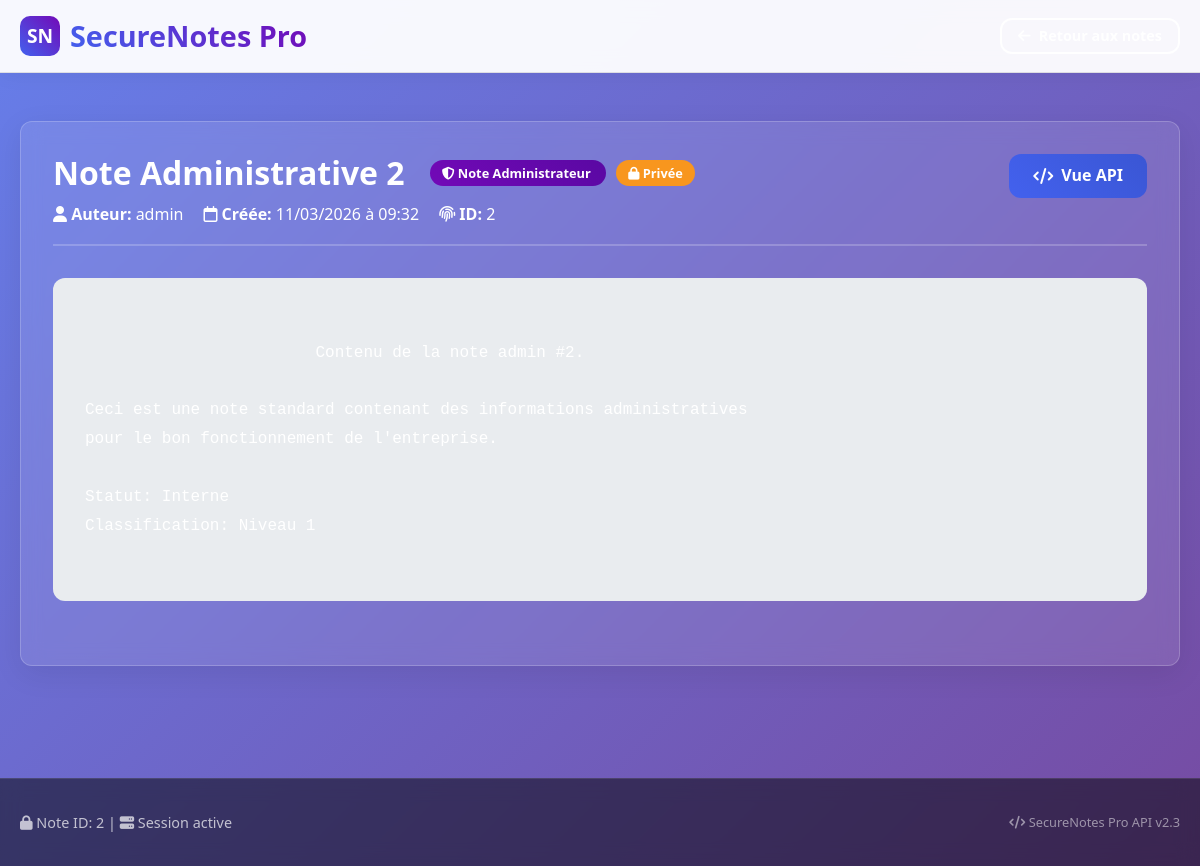
/note/2 (signed in), run on the app's committed database.
### app.py (models this page shows)
class Note(db.Model):
    id = db.Column(db.Integer, primary_key=True)
    title = db.Column(db.String(100), nullable=False)
    content = db.Column(db.Text, nullable=False)
    created_at = db.Column(db.DateTime, default=datetime.utcnow)
    user_id = db.Column(db.Integer, db.ForeignKey('user.id'), nullable=False)
    is_private = db.Column(db.Boolean, default=True)

class User(db.Model):
    id = db.Column(db.Integer, primary_key=True)
    username = db.Column(db.String(80), unique=True, nullable=False)
    password_hash = db.Column(db.String(200), nullable=False)
    is_admin = db.Column(db.Boolean, default=False)
    notes = db.relationship('Note', backref='author', lazy=True)

### app.py (the view)
@app.route('/note/<int:note_id>')
def view_note(note_id):
    if 'user_id' not in session:
        return redirect(url_for('login'))
    note = Note.query.get(note_id)
    if not note:
        return render_template('note.html', error="Note introuvable")
    safe_content = sanitize_content(note.content, session['user_id'], note.user_id)
    return render_template('note.html',
                         note={
                             'id': note.id,
                             'title': note.title,
                             'content': safe_content,
                             'created_at': note.created_at,
                             'is_private': note.is_private,
                             'author': note.author
                         })

### app.py (called while the page is built)
def sanitize_content(content, user_id, note_author_id):
    if FLAG in content:
        replacement = '[INFORMATION SENSIBLE - ACCÈS RESTREINT]'
        if note_author_id == 1:  # Si c'est une note admin
            replacement = '[CONTENU CONFIDENTIEL ADMIN - VISIBLE UNIQUEMENT VIA API AUTORISÉE]'
        content = content.replace(FLAG, replacement)
    fake_flags = [
        'FAKE{f4ke_fl4g_123}',
        'FAKE{0ld_p@ssw0rd}',
        'FAKE{exp1red_t0ken_456}'
    ]
    for fake_flag in fake_flags:
        if fake_flag in content:
            content = content.replace(fake_flag, '[ANCIENNE INFORMATION MASQUÉE]')
    return content

### templates/note.html (shortened to what this page needs)
<!DOCTYPE html>
<html lang="fr">
<head>
    <link rel="stylesheet" href="{{ url_for('static', filename='static.css') }}">
    <link rel="stylesheet" href="https://cdnjs.cloudflare.com/ajax/libs/font-awesome/6.4.0/css/all.min.css">
</head>
<body>
    <nav class="navbar">
        <div class="container">
            <div class="nav-brand">
                <a href="/notes" style="display: flex; align-items: center; gap: 10px; text-decoration: none;">
                    <div class="logo">SN</div>
                    <h1 style="margin: 0;">SecureNotes Pro</h1>
                </a>
            </div>
            <div class="nav-user">
                <a href="/notes" class="btn btn-outline btn-sm">
                    <i class="fas fa-arrow-left"></i> Retour aux notes
                </a>
            </div>
        </div>
    </nav>
    <main style="padding: 3rem 0;">
        <div class="container">
            {% if error %}
            <div class="alert alert-danger">
                <i class="fas fa-exclamation-triangle"></i> {{ error }}
            </div>
            {% else %}
            <div class="card fade-in">
                <div class="card-header">
                    <div style="flex: 1;">
                        <div style="display: flex; align-items: center; gap: 15px; margin-bottom: 10px;">
                            <h2 style="margin: 0;">{{ note.title }}</h2>
                            <div>
                                {% if note.author.username == 'admin' %}
                                <span class="note-badge badge-admin">
                                    <i class="fas fa-shield-alt"></i> Note Administrateur
                                </span>
                                {% endif %}
                                <span class="note-badge {% if note.is_private %}badge-private{% else %}badge-public{% endif %}">
                                    {% if note.is_private %}
                                    <i class="fas fa-lock"></i> Privée
                                    {% else %}
                                    <i class="fas fa-globe"></i> Publique
                                    {% endif %}
                                </span>
                            </div>
                        </div>
                        <div style="display: flex; align-items: center; gap: 20px; color: var(--gray);">
                            <div>
                                <i class="fas fa-user"></i>
                                <strong>Auteur:</strong> {{ note.author.username }}
                            </div>
                            <div>
                                <i class="far fa-calendar"></i>
                                <strong>Créée:</strong> {{ note.created_at.strftime('%d/%m/%Y à %H:%M') }}
                            </div>
                            <div>
                                <i class="fas fa-fingerprint"></i>
                                <strong>ID:</strong> {{ note.id }}
                            </div>
                        </div>
                    </div>
                    <div>
                        <a href="/api/note/{{ note.id }}" target="_blank" class="btn btn-primary">
                            <i class="fas fa-code"></i> Vue API
                        </a>
                    </div>
                </div>
                <div style="padding: 2rem; background: var(--light-gray); border-radius: var(--border-radius); margin: 2rem 0;">
                    <div style="white-space: pre-wrap; font-family: 'Monaco', 'Courier New', monospace; line-height: 1.8;">
                        {{ note.content }}
                    </div>
                </div>
            </div>
            {% endif %}
        </div>
    </main>
    <footer class="footer">
        <div class="container">
            <div class="footer-content">
                <div>
                    <p style="color: rgba(255, 255, 255, 0.7); font-size: 0.9rem;">
                        <i class="fas fa-lock"></i> Note ID: {{ note.id if note else 'N/A' }} |
                        <i class="fas fa-server"></i> Session active
                    </p>
                </div>
                <div style="color: rgba(255, 255, 255, 0.5); font-size: 0.8rem;">
                    <i class="fas fa-code"></i> SecureNotes Pro API v2.3
                </div>
            </div>
        </div>
    </footer>
</body>
</html>

### static/static.css (style rules this page uses)
* { margin: 0; padding: 0; box-sizing: border-box; }
:root { --primary: #4361ee; --primary-dark: #3a56d4; --secondary: #7209b7; --success: #4cc9f0; --danger: #f72585; --warning: #f8961e; --light: #f8f9fa; --dark: #212529; --gray: #6c757d; --light-gray: #e9ecef; --border-radius: 12px; --box-shadow: 0 8px 30px rgba(0, 0, 0, 0.08); --box-shadow-hover: 0 15px 40px rgba(0, 0, 0, 0.12); --transition: all 0.3s ease; }
body { font-family: 'Segoe UI', system-ui, -apple-system, sans-serif; background: linear-gradient(135deg, #667eea 0%, #764ba2 100%); min-height: 100vh; color: white; line-height: 1.6; }
h1, h2, h3, h4 { font-weight: 700; line-height: 1.2; margin-bottom: 1rem; }
h1 { font-size: 2.5rem; background: linear-gradient(45deg, var(--primary), var(--secondary)); -webkit-background-clip: text; -webkit-text-fill-color: transparent; background-clip: text; }
h2 { font-size: 2rem; color: white; }
.container { max-width: 1200px; margin: 0 auto; padding: 0 20px; color: white; }
.navbar { background: rgba(255, 255, 255, 0.95); backdrop-filter: blur(10px); border-bottom: 1px solid rgba(0, 0, 0, 0.1); padding: 1rem 0; position: sticky; top: 0; z-index: 1000; box-shadow: 0 2px 20px rgba(0, 0, 0, 0.05); }
.navbar .container { display: flex; justify-content: space-between; align-items: center; color: var(--dark); }
.nav-brand { display: flex; align-items: center; gap: 10px; }
.nav-brand h1 { font-size: 1.8rem; margin: 0; }
.logo { width: 40px; height: 40px; background: linear-gradient(45deg, var(--primary), var(--secondary)); border-radius: 10px; display: flex; align-items: center; justify-content: center; color: white; font-weight: bold; font-size: 1.2rem; }
.nav-user { display: flex; align-items: center; gap: 15px; color: var(--dark); }
.btn { display: inline-flex; align-items: center; justify-content: center; gap: 8px; padding: 12px 24px; border: none; border-radius: var(--border-radius); font-weight: 600; font-size: 1rem; cursor: pointer; transition: var(--transition); text-decoration: none; height: 44px; min-width: 120px; color: white; }
.btn-primary { background: linear-gradient(45deg, var(--primary), var(--primary-dark)); color: white; }
.btn-outline { background: transparent; border: 2px solid white; color: white; }
.btn-sm { padding: 8px 16px; font-size: 0.9rem; height: 36px; min-width: 80px; }
.card { background: rgba(255, 255, 255, 0.1); backdrop-filter: blur(10px); border-radius: var(--border-radius); padding: 2rem; box-shadow: var(--box-shadow); transition: var(--transition); border: 1px solid rgba(255, 255, 255, 0.2); color: white; }
.card-header { display: flex; justify-content: space-between; align-items: start; margin-bottom: 1.5rem; padding-bottom: 1rem; border-bottom: 2px solid rgba(255, 255, 255, 0.2); color: white; }
.note-badge { background: rgba(0, 0, 0, 0.3); padding: 4px 12px; border-radius: 20px; font-size: 0.8rem; font-weight: 600; margin-left: 10px; color: white; }
.badge-admin { background: linear-gradient(45deg, var(--secondary), #5a08a3); color: white; }
.badge-private { background: var(--warning); color: white; }
.footer { background: rgba(0, 0, 0, 0.5); backdrop-filter: blur(10px); color: white; padding: 2rem 0; margin-top: 4rem; border-top: 1px solid rgba(255, 255, 255, 0.1); }
.footer-content { display: flex; justify-content: space-between; align-items: center; color: white; }
.fade-in { animation: fadeIn 0.5s ease-out; }
p, span, div, label, small, li { color: white; }
a { color: #87cefa; }

### data on the page
Note: title "Note Administrative 2", created_at "11/03/2026 à 09:32", content "Contenu de la note admin #2. Ceci est une note standard contenant des informations administratives pour le bon fonctionnement de l'entreprise. Statut: Interne Classification: Niveau 1"
User: author.username "admin"

### other printed values
{{ note.id }} "2"
{{ note.id if note else 'N/A' }} "2"
